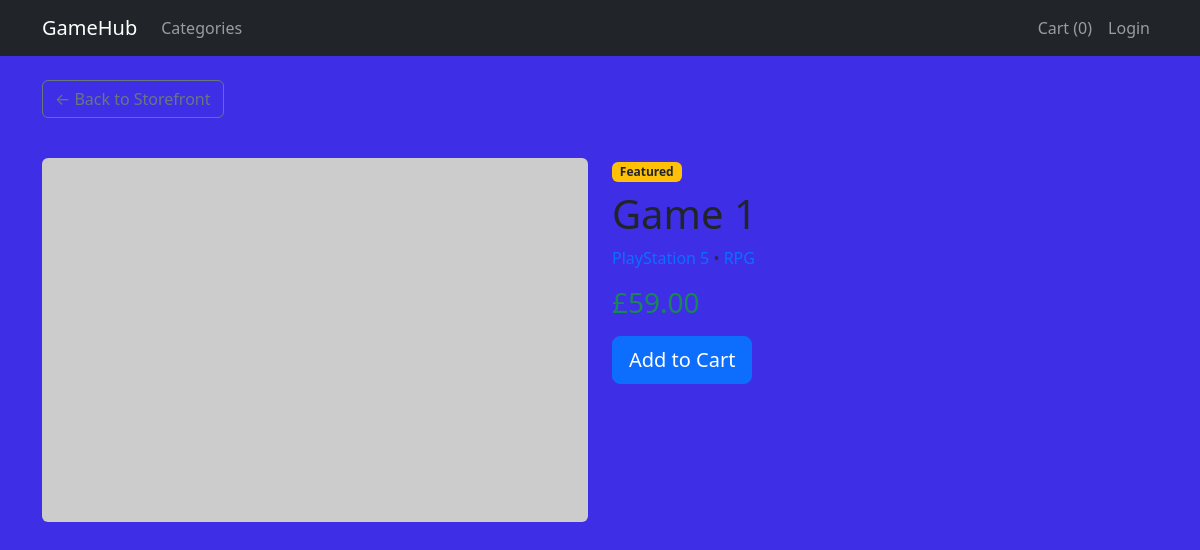
/products/game-1/, run on the app's committed database.
### products/models.py (models this page shows, shortened)
class Game(models.Model):
    title = models.CharField(max_length=200)
    slug = models.SlugField(unique=True, blank=True)
    price = models.DecimalField(max_digits=6, decimal_places=2)
    platform = models.ForeignKey(Platform, on_delete=models.CASCADE)
    genre = models.ForeignKey(Genre, on_delete=models.CASCADE)
    description = models.TextField(blank=True)
    image = models.ImageField(upload_to='game_images/', blank=True)
    featured = models.BooleanField(default=False)

class Platform(models.Model):
    name = models.CharField(max_length=50, unique=True)
    slug = models.SlugField(unique=True, blank=True)
    image = models.ImageField(upload_to='platform_textures/', blank=True, null=True)
    def __str__(self):
        return self.name

class Genre(models.Model):
    name = models.CharField(max_length=100, unique=True)
    slug = models.SlugField(unique=True, blank=True)
    image = models.ImageField(upload_to='genre_textures/', blank=True, null=True)
    def __str__(self):
        return self.name

### products/views.py (the view)
# urls.py: path('<slug:slug>/', views.product_detail, name='product_detail'),
def product_detail(request, slug):
    game = get_object_or_404(Game, slug=slug)
    return render(request, 'products/product_detail.html', {'game': game})

### products/cart.py (called while the page is built)
    def __len__(self):
        return sum(item['quantity'] for item in self.cart.values())

### products/context_processors.py (called while the page is built)
def cart(request):
    return {'cart': Cart(request)}

### products/templatetags/currency.py (called while the page is built)
@register.filter
def currency(value):
    try:
        return f"£{float(value):.2f}"
    except:
        return value

### products/templates/products/product_detail.html (shortened to what this page needs)
{% extends 'base.html' %}
{% load currency %}
{% block content %}
<a href="{% url 'product_list' %}" class="btn btn-outline-secondary mb-3">← Back to Storefront</a>
<div class="row mt-4">
    <div class="col-md-6">
        {% if game.image %}
        <img src="{{ game.image.url }}" class="img-fluid rounded mb-4" alt="{{ game.title }}">
        {% else %}
        <img src="https://via.placeholder.com/600x400?text=No+Image" class="img-fluid rounded mb-4">
        {% endif %}
    </div>
    <div class="col-md-6">
        {% if game.featured %}
        <span class="badge bg-warning text-dark mb-2">Featured</span>
        {% endif %}
        <h1>{{ game.title }}</h1>
        <p class="text-muted">
            <a href="{% url 'platform_detail' game.platform.slug %}" class="text-decoration-none">
                {{ game.platform }}
            </a>
            •
            <a href="{% url 'genre_detail' game.genre.slug %}" class="text-decoration-none">
                {{ game.genre }}
            </a>
        </p>
        <h3 class="text-success mb-3">{{ game.price|currency }}</h3>
        <form action="{% url 'cart_add' game.id %}" method="post" class="mt-3">
            <button class="btn btn-primary btn-lg">Add to Cart</button>
        </form>
    </div>
</div>
{% endblock %}

### core/static/core/style.css (style rules this page uses)
body { background: #3e2fe6; }

### data on the page
Game: title "Game 1", platform "PlayStation 5", genre "RPG", price "£59.00"

### other printed values
{{ cart|length }} "0"
